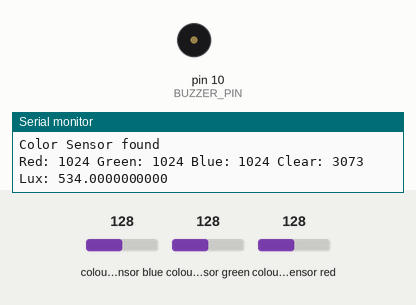
Recording of a sketch running on a simulated Arduino Uno, built with avr-gcc and run on an emulated ATmega328P. Parts: buzzer (waves = sounding), the last lines printed to the serial monitor. The inputs (shaded band) are chosen by the test bench; at power-on: colour sensor blue 128, colour sensor green 128, colour sensor red 128.

Above: at 4.4 s.
4.5 s: colour sensor blue set to 133
At 7.2 s:
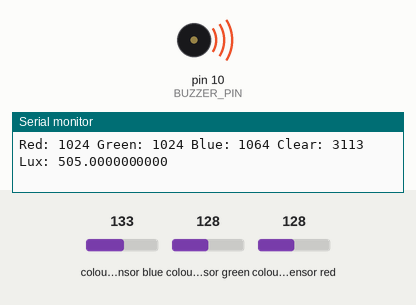
8.8 s: colour sensor blue set to 5
At 10.4 s:
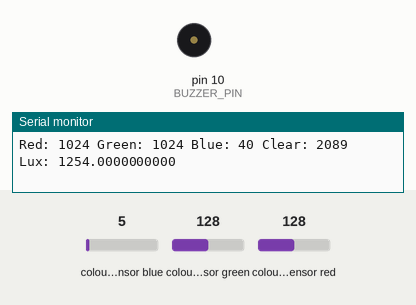
13.1 s: colour sensor green set to 5
At 15.9 s:
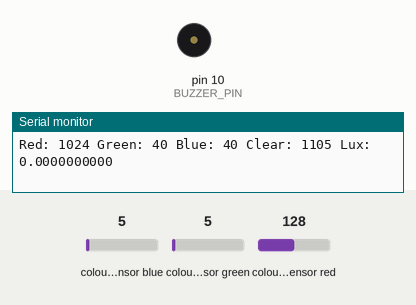
17.4 s: colour sensor blue set to 128
19.8 s: colour sensor blue set to 64
At 21.9 s:
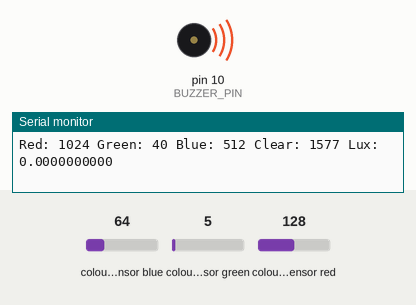
Timing chart, 0 to 25.1 s (numbered marks = the images above; inputs shaded):
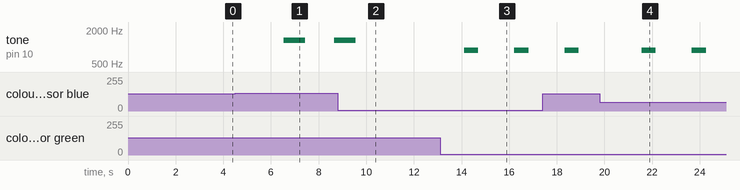

Measured:
- the behaviour switches between 128 and 129 on colour sensor blue (found by bisection; images 0 and 1)
- after the input at 4.5 s, tone on pin 10 (BUZZER_PIN): silent → 1319 Hz after 2.0 s, → silent 0.90 s later, → 1319 Hz 1.2 s later
- after the input at 8.8 s, tone on pin 10 (BUZZER_PIN): goes on until 9.6 s, then stays silent
- after the input at 13.1 s, tone on pin 10 (BUZZER_PIN): alternates 880 Hz for 0.60 s and silent for 1.5 s, starting after 1.0 s
- after the input at 19.8 s, tone on pin 10 (BUZZER_PIN): alternates 880 Hz for 0.60 s and silent for 1.5 s, starting after 1.8 s

The sketch:

zarodoga.ino
```cpp
#include <Adafruit_TCS34725.h>
#include <Wire.h>
#include "pitches.h"


Adafruit_TCS34725 tcs = Adafruit_TCS34725(TCS34725_INTEGRATIONTIME_50MS, TCS34725_GAIN_4X);

#define BUZZER_PIN 10
int melody[] = {NOTE_C4, NOTE_D4, NOTE_E4, NOTE_F4, NOTE_G4, NOTE_A4, NOTE_B4, NOTE_C5};
  int noteDurations[] = {4, 4, 4, 4, 4, 4, 4, 4};
void setup() {
  Serial.begin(9600);
for (int i = 0; i < 8; i++) {
    int duration = 1000 / noteDurations[i];
//    tone(buzzerPin, melody[i], duration);
    delay(duration * 1.1);
  }

 // noTone(buzzerPin);
  delay(1000);
  if (tcs.begin()) {
    Serial.println("Color Sensor found");
  } else {
    Serial.println("No TCS34725 found ... check your connections");
    while (1);
  }

  pinMode(BUZZER_PIN, OUTPUT);
}

void loop() {
  uint16_t clear, red, green, blue;

  tcs.setInterrupt(false);
  delay(60);  // take 60 readings per second

  tcs.getRawData(&red, &green, &blue, &clear);

  float lux = tcs.calculateLux(red, green, blue);

  Serial.print("Red: "); Serial.print(red, DEC);
  Serial.print(" Green: "); Serial.print(green, DEC);
  Serial.print(" Blue: "); Serial.print(blue, DEC);
  Serial.print(" Clear: "); Serial.print(clear, DEC);
  Serial.print(" Lux: "); Serial.print(lux, DEC);
  Serial.println();
  delay(1000);

  if (red > green && red > blue) {
    tone(BUZZER_PIN, NOTE_A5, 600); // play note A5 for 500ms
    delay(1000);
  } else if (green > red && green > blue) {
    tone(BUZZER_PIN, NOTE_C6, 300); // play note C6 for 500ms
    delay(1000);
  } else if (blue > red && blue > green) {
    tone(BUZZER_PIN, NOTE_E6, 900); // play note E6 for 500ms
    delay(1000);
  }
}
```

pitches.h
```cpp
/*************************************************
   Public Constants
 *************************************************/

#define NOTE_B0 31
#define NOTE_C1 33
#define NOTE_CS1 35
#define NOTE_D1 37
#define NOTE_DS1 39
#define NOTE_E1 41
#define NOTE_F1 44
#define NOTE_FS1 46
#define NOTE_G1 49
#define NOTE_GS1 52
#define NOTE_A1 55
#define NOTE_AS1 58
#define NOTE_B1 62
#define NOTE_C2 65
#define NOTE_CS2 69
#define NOTE_D2 73
#define NOTE_DS2 78
#define NOTE_E2 82
#define NOTE_F2 87
#define NOTE_FS2 93
#define NOTE_G2 98
#define NOTE_GS2 104
#define NOTE_A2 110
#define NOTE_AS2 117
#define NOTE_B2 123
#define NOTE_C3 131
#define NOTE_CS3 139
#define NOTE_D3 147
#define NOTE_DS3 156
#define NOTE_E3 165
#define NOTE_F3 175
#define NOTE_FS3 185
#define NOTE_G3 196
#define NOTE_GS3 208
#define NOTE_A3 220
#define NOTE_AS3 233
#define NOTE_B3 247
#define NOTE_C4 262
#define NOTE_CS4 277
#define NOTE_D4 294
#define NOTE_DS4 311
#define NOTE_E4 330
#define NOTE_F4 349
#define NOTE_FS4 370
#define NOTE_G4 392
#define NOTE_GS4 415
#define NOTE_A4 440
#define NOTE_AS4 466
#define NOTE_B4 494
#define NOTE_C5 523
#define NOTE_CS5 554
#define NOTE_D5 587
#define NOTE_DS5 622
#define NOTE_E5 659
#define NOTE_F5 698
#define NOTE_FS5 740
#define NOTE_G5 784
#define NOTE_GS5 831
#define NOTE_A5 880
#define NOTE_AS5 932
#define NOTE_B5 988
#define NOTE_C6 1047
#define NOTE_CS6 1109
#define NOTE_D6 1175
#define NOTE_DS6 1245
#define NOTE_E6 1319
#define NOTE_F6 1397
#define NOTE_FS6 1480
#define NOTE_G6 1568
#define NOTE_GS6 1661
#define NOTE_A6 1760
#define NOTE_AS6 1865
#define NOTE_B6 1976
#define NOTE_C7 2093
#define NOTE_CS7 2217
#define NOTE_D7 2349
#define NOTE_DS7 2489
#define NOTE_E7 2637
#define NOTE_F7 2794
#define NOTE_FS7 2960
#define NOTE_G7 3136
#define NOTE_GS7 3322
#define NOTE_A7 3520
#define NOTE_AS7 3729
#define NOTE_B7 3951
#define NOTE_C8 4186
#define NOTE_CS8 4435
#define NOTE_D8 4699
#define NOTE_DS8 4978
```
